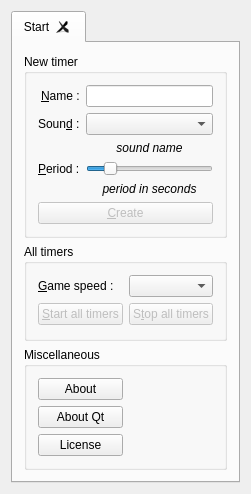
<?xml version="1.0" encoding="UTF-8"?>
<ui version="4.0">
 <class>MainWindow</class>
 <widget class="QMainWindow" name="MainWindow">
  <property name="geometry">
   <rect>
    <x>0</x>
    <y>0</y>
    <width>240</width>
    <height>455</height>
   </rect>
  </property>
  <property name="windowTitle">
   <string>Folco's Metronome for StarCraft II</string>
  </property>
  <widget class="QWidget" name="centralWidget">
   <layout class="QVBoxLayout" name="verticalLayout_7">
    <item>
     <widget class="QTabWidget" name="tabs">
      <property name="currentIndex">
       <number>0</number>
      </property>
      <property name="tabsClosable">
       <bool>true</bool>
      </property>
      <widget class="QWidget" name="mainTab">
       <attribute name="title">
        <string>Start</string>
       </attribute>
       <layout class="QVBoxLayout" name="verticalLayout_6">
        <item>
         <widget class="QGroupBox" name="groupNewTimer">
          <property name="title">
           <string>New timer</string>
          </property>
          <layout class="QVBoxLayout" name="verticalLayout">
           <item>
            <layout class="QFormLayout" name="flayoutParameters">
             <property name="labelAlignment">
              <set>Qt::AlignRight|Qt::AlignTrailing|Qt::AlignVCenter</set>
             </property>
             <item row="0" column="1">
              <widget class="QLineEdit" name="editName"/>
             </item>
             <item row="1" column="0">
              <widget class="QLabel" name="labelSound">
               <property name="text">
                <string>Soun&amp;d :</string>
               </property>
               <property name="buddy">
                <cstring>comboSound</cstring>
               </property>
              </widget>
             </item>
             <item row="1" column="1">
              <widget class="QComboBox" name="comboSound"/>
             </item>
             <item row="2" column="1">
              <widget class="QLabel" name="labelSoundname">
               <property name="font">
                <font>
                 <italic>true</italic>
                </font>
               </property>
               <property name="text">
                <string>sound name</string>
               </property>
               <property name="alignment">
                <set>Qt::AlignCenter</set>
               </property>
              </widget>
             </item>
             <item row="3" column="0">
              <widget class="QLabel" name="labelPeriod">
               <property name="text">
                <string>&amp;Period :</string>
               </property>
               <property name="buddy">
                <cstring>hsliderPeriod</cstring>
               </property>
              </widget>
             </item>
             <item row="3" column="1">
              <widget class="QSlider" name="hsliderPeriod">
               <property name="minimum">
                <number>1</number>
               </property>
               <property name="maximum">
                <number>60</number>
               </property>
               <property name="value">
                <number>10</number>
               </property>
               <property name="orientation">
                <enum>Qt::Horizontal</enum>
               </property>
              </widget>
             </item>
             <item row="4" column="1">
              <widget class="QLabel" name="labelSeconds">
               <property name="font">
                <font>
                 <italic>true</italic>
                </font>
               </property>
               <property name="text">
                <string>period in seconds</string>
               </property>
               <property name="alignment">
                <set>Qt::AlignCenter</set>
               </property>
              </widget>
             </item>
             <item row="0" column="0">
              <widget class="QLabel" name="labelName">
               <property name="text">
                <string>&amp;Name :</string>
               </property>
               <property name="buddy">
                <cstring>editName</cstring>
               </property>
              </widget>
             </item>
            </layout>
           </item>
           <item>
            <widget class="QPushButton" name="buttonCreate">
             <property name="enabled">
              <bool>false</bool>
             </property>
             <property name="text">
              <string>&amp;Create</string>
             </property>
            </widget>
           </item>
          </layout>
         </widget>
        </item>
        <item>
         <widget class="QGroupBox" name="groupAllTimers">
          <property name="title">
           <string>All timers</string>
          </property>
          <layout class="QVBoxLayout" name="verticalLayout_2">
           <item>
            <layout class="QHBoxLayout" name="hlayoutSpeed">
             <item>
              <widget class="QLabel" name="labelSpeed">
               <property name="text">
                <string>&amp;Game speed :</string>
               </property>
               <property name="buddy">
                <cstring>comboSpeed</cstring>
               </property>
              </widget>
             </item>
             <item>
              <widget class="QComboBox" name="comboSpeed"/>
             </item>
            </layout>
           </item>
           <item>
            <layout class="QHBoxLayout" name="hlayoutAllTimers">
             <item>
              <widget class="QPushButton" name="buttonStartAllTimers">
               <property name="enabled">
                <bool>false</bool>
               </property>
               <property name="text">
                <string>&amp;Start all timers</string>
               </property>
              </widget>
             </item>
             <item>
              <widget class="QPushButton" name="buttonStopAllTimers">
               <property name="enabled">
                <bool>false</bool>
               </property>
               <property name="text">
                <string>S&amp;top all timers</string>
               </property>
              </widget>
             </item>
            </layout>
           </item>
          </layout>
         </widget>
        </item>
        <item>
         <widget class="QGroupBox" name="boxMisc">
          <property name="title">
           <string>Miscellaneous</string>
          </property>
          <layout class="QVBoxLayout" name="verticalLayout_5">
           <item>
            <layout class="QHBoxLayout" name="horizontalLayout">
             <item>
              <layout class="QVBoxLayout" name="verticalLayout_3">
               <item>
                <widget class="QPushButton" name="buttonAbout">
                 <property name="text">
                  <string>About</string>
                 </property>
                </widget>
               </item>
               <item>
                <widget class="QPushButton" name="buttonAboutQt">
                 <property name="text">
                  <string>About Qt</string>
                 </property>
                </widget>
               </item>
               <item>
                <widget class="QPushButton" name="buttonLicense">
                 <property name="text">
                  <string>License</string>
                 </property>
                </widget>
               </item>
              </layout>
             </item>
             <item>
              <widget class="QLabel" name="label">
               <property name="text">
                <string/>
               </property>
               <property name="pixmap">
                <pixmap resource="images.qrc">:/Images/folco.png</pixmap>
               </property>
               <property name="alignment">
                <set>Qt::AlignCenter</set>
               </property>
              </widget>
             </item>
            </layout>
           </item>
          </layout>
         </widget>
        </item>
       </layout>
      </widget>
     </widget>
    </item>
   </layout>
  </widget>
 </widget>
 <layoutdefault spacing="6" margin="11"/>
 <tabstops>
  <tabstop>tabs</tabstop>
  <tabstop>editName</tabstop>
  <tabstop>comboSound</tabstop>
  <tabstop>hsliderPeriod</tabstop>
  <tabstop>buttonCreate</tabstop>
  <tabstop>comboSpeed</tabstop>
  <tabstop>buttonStartAllTimers</tabstop>
  <tabstop>buttonStopAllTimers</tabstop>
 </tabstops>
 <resources>
  <include location="images.qrc"/>
 </resources>
 <connections/>
</ui>
